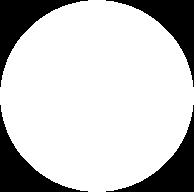
#> input picture src/world/vision/flashlight_2.png, 194 x 192 px
$ python composite_light.py
#> lines starting #> are read from the running program, lines starting #| are printed output that depends on the picture; after the words box and inside, x2 and y2 are one past the last pixel; in counts of white or black regions, pixels touching at a corner belong together
import cv2
import numpy as np

def combine_lights():
    size = 512
    # Create empty black RGBA canvas
    canvas = np.zeros((size, size, 4), dtype=np.uint8)

    # Load images
    ambient = cv2.imread('src/world/vision/flashlight_2.png', cv2.IMREAD_UNCHANGED)
#> ambient is the input picture: shape (192, 194, 4); mean B, G, R, A 199.5, 199.5, 199.5, 199.5
    flashlight = cv2.imread('src/world/vision/flashlight_1.png', cv2.IMREAD_UNCHANGED)
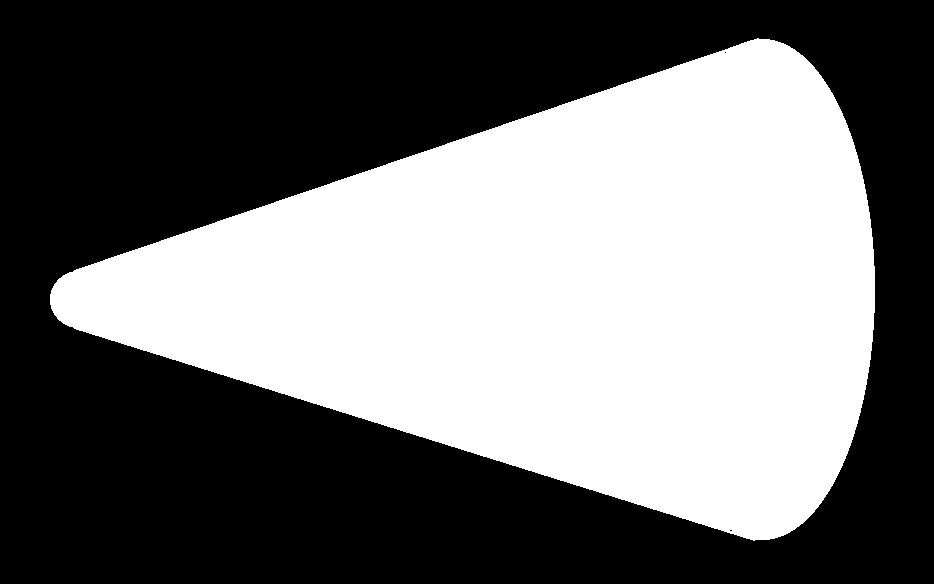
#> input picture src/world/vision/flashlight_1.png, 934 x 584 px
#> flashlight is the input picture: shape (584, 934, 4); mean B, G, R, A 112.2, 112.2, 112.2, 112.2

    if ambient is None or flashlight is None:
        print("Error: Could not load light textures.")
        return

    # Process Ambient: scale = 1.5
    h_a, w_a = ambient.shape[:2]
#> h_a = 192; w_a = 194
    new_w_a, new_h_a = int(w_a * 1.5), int(h_a * 1.5)
#> new_w_a = 291; new_h_a = 288
    ambient_scaled = cv2.resize(ambient, (new_w_a, new_h_a), interpolation=cv2.INTER_LINEAR)

    # Place Ambient centered at 256, 256
    x_offset_a = 256 - new_w_a // 2
#> x_offset_a = 111
    y_offset_a = 256 - new_h_a // 2
#> y_offset_a = 112

    # Add ambient to canvas (using max blending or simple alpha blending)
    # Since it's a light texture, we can just use the RGB channels and alpha channel
    for y in range(new_h_a):
        for x in range(new_w_a):
            cy = y + y_offset_a
            cx = x + x_offset_a
            if 0 <= cx < size and 0 <= cy < size:
                canvas[cy, cx] = np.maximum(canvas[cy, cx], ambient_scaled[y, x])
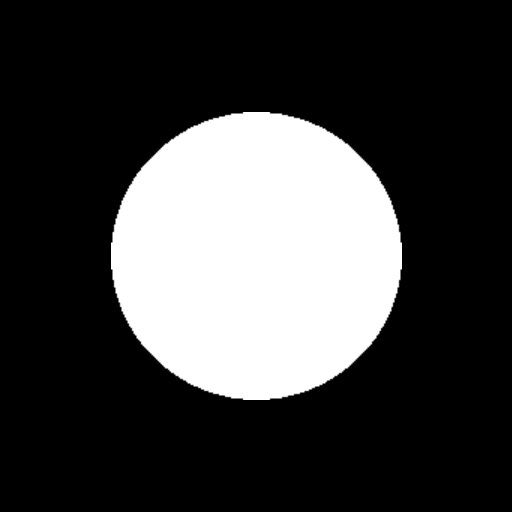
#> canvas: shape (512, 512, 4); mean B, G, R, A 63.8, 63.8, 63.8, 63.8

    # Process Flashlight: scale = 0.5, offset = 240 in X
    h_f, w_f = flashlight.shape[:2]
#> h_f = 584; w_f = 934
    new_w_f, new_h_f = int(w_f * 0.5), int(h_f * 0.5)
#> new_w_f = 467; new_h_f = 292
    flashlight_scaled = cv2.resize(flashlight, (new_w_f, new_h_f), interpolation=cv2.INTER_LINEAR)

    # Center is 256, 256. Offset is 240, 0. So position is 496, 256
    x_offset_f = 496 - new_w_f // 2
#> x_offset_f = 263
    y_offset_f = 256 - new_h_f // 2
#> y_offset_f = 110

    for y in range(new_h_f):
        for x in range(new_w_f):
            cy = y + y_offset_f
            cx = x + x_offset_f
            if 0 <= cx < size and 0 <= cy < size:
                canvas[cy, cx] = np.maximum(canvas[cy, cx], flashlight_scaled[y, x])
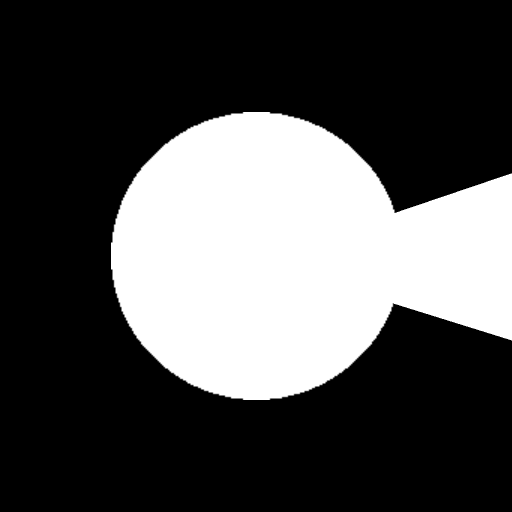
#> canvas: shape (512, 512, 4); 5.67% of pixels changed, all inside (x1, y1, x2, y2) = (392, 173, 512, 341)

    cv2.imwrite('src/world/vision/combined_flashlight.png', canvas)
    print("Saved combined_flashlight.png")

if __name__ == '__main__':
    combine_lights()
